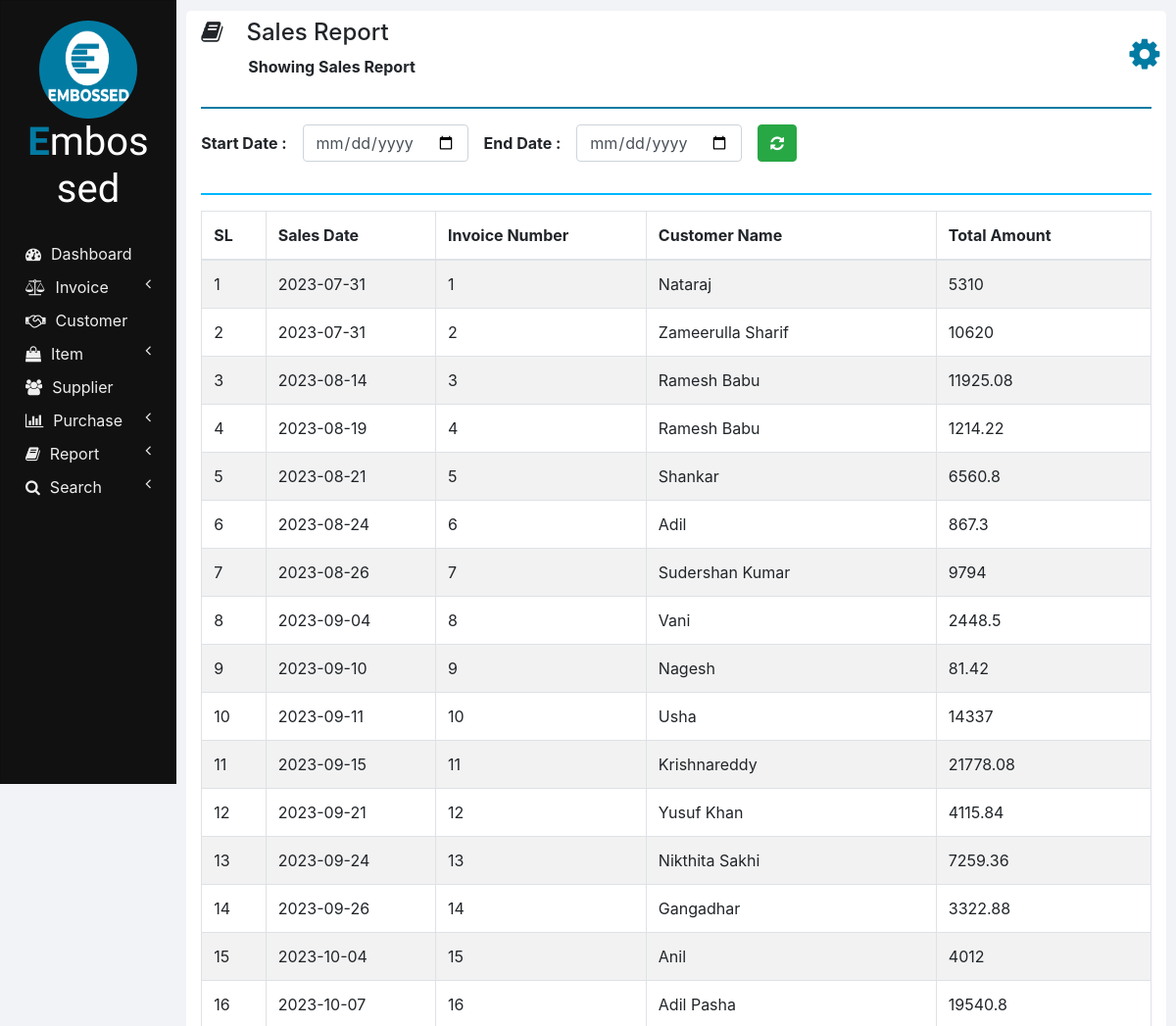
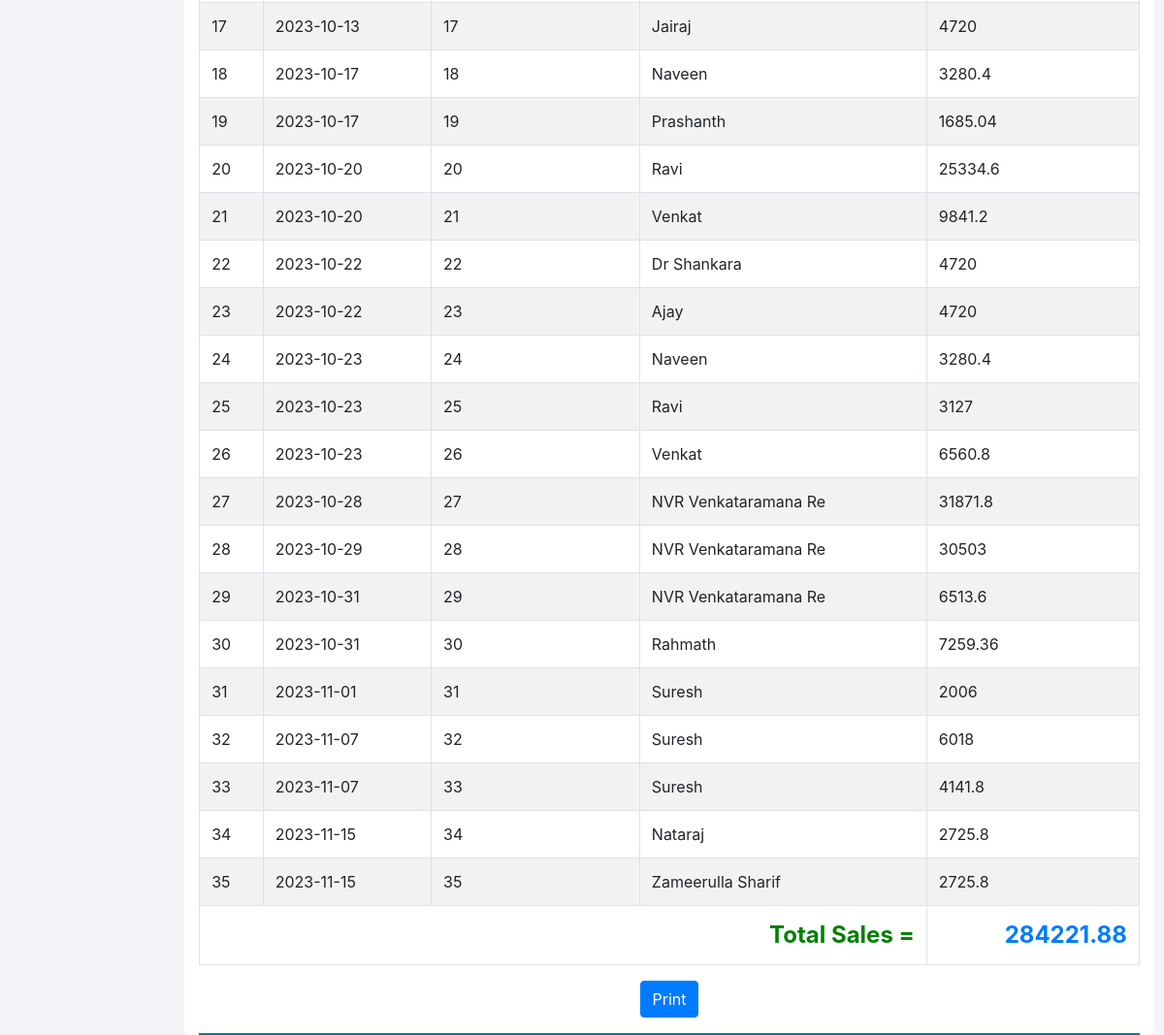
/sales_report.php, run on the app's committed database (2 pictures, top to bottom).
### tables this page shows
CREATE TABLE IF NOT EXISTS `invoices` (
  `INVOICE_ID` int NOT NULL AUTO_INCREMENT,
  `NET_TOTAL` double DEFAULT NULL,
  `INVOICE_DATE` date NOT NULL,
  `CUSTOMER_ID` int NOT NULL,
  `TOTAL_AMOUNT` double NOT NULL,
  `TOTAL_DISCOUNT` double NOT NULL,
  `TOTAL_TAX` int NOT NULL DEFAULT '18',
  `STAX` varchar(11) DEFAULT NULL,
  `CTAX` varchar(11) DEFAULT NULL,
  `REFFERED` varchar(22) NOT NULL,
  PRIMARY KEY (`INVOICE_ID`)
);

CREATE TABLE IF NOT EXISTS `customers` (
  `ID` int NOT NULL AUTO_INCREMENT,
  `NAME` varchar(20) NOT NULL,
  `CONTACT_NUMBER` varchar(10) NOT NULL,
  `ADDRESS` varchar(100) NOT NULL,
  `STATE` varchar(100) NOT NULL,
  `COUNTRY` varchar(100) NOT NULL,
  `VEHICLE_NUMBER` varchar(20) DEFAULT NULL,
  `GST_NUMBER` varchar(100) DEFAULT NULL,
  PRIMARY KEY (`ID`)
);

### php/report.php (the view, shortened to what this page needs)
  <?php
function showSales($start_date, $end_date) {
  ?>
  <thead>
    <tr>
      <th>SL</th>
      <th>Sales Date</th>
      <th>Invoice Number</th>
      <th>Customer Name</th>
      <th>Total Amount</th>
    </tr>
  </thead>
  <tbody>
  <?php
  require "db_connection.php";
  if($con) {
    $seq_no = 0;
    $total = 0;
    if($start_date == "" || $end_date == "")
      $query = "SELECT * FROM invoices INNER JOIN customers ON invoices.CUSTOMER_ID = customers.ID";
    else
      $query = "SELECT * FROM invoices INNER JOIN customers ON invoices.CUSTOMER_ID = customers.ID WHERE INVOICE_DATE BETWEEN '$start_date' AND '$end_date'";
    $result = mysqli_query($con, $query);
    while($row = mysqli_fetch_array($result)) {
      $seq_no++;
      showSalesRow($seq_no, $row);
      $total = $total + $row['NET_TOTAL'];
    }
    ?>
    </tbody>
    <tfoot class="font-weight-bold">
      <tr style="text-align: right; font-size: 24px;">
        <td colspan="4" style="color: green;">&nbsp;Total Sales =</td>
        <td class="text-primary"><?php echo $total; ?></td>
      </tr>
    </tfoot>
    <?php
  }
}
function showSalesRow($seq_no, $row) {
  ?>
  <tr>
    <td><?php echo $seq_no; ?></td>
    <td><?php echo $row['INVOICE_DATE']; ?></td>
    <td><?php echo $row['INVOICE_ID']; ?></td>
    <td><?php echo $row['NAME']; ?></td>
    <td><?php echo $row['NET_TOTAL'] ?></td>
  </tr>
  <?php
}
?>

### css/sidenav.css (style rules this page uses)
body { background-color: #f1f3f6; }
.sidenav { width: 15%; height: 100vh; background-color: #222222; position: fixed; z-index: 1; flex: 1 0 auto; }
.card { width: 100%; height: 100%; top: 0; border-radius: 0; background-color: #111111; }
.logo .logo-caption { font-family: 'Poiret One', cursive; color: #ffffff; text-align: center; margin-bottom: 25px; }
.logo .profile { margin-left: 50%; border-radius: 50%; transform: translate(-50%); }
.logo .tweak { color: #027ba3; font-weight: bold; }
.main-menu-item { padding: 5px 5px; cursor: pointer; }
.main-menu-item > a { color: #eeeeee; text-decoration: none; font-size: 16px; }
.main-menu-item > a > span { margin-left: 10px; }

### css/home.css (style rules this page uses)
html, body { height: 100vh; }

### data on the page
invoices: seq_no "1", INVOICE_DATE "2023-07-31", INVOICE_ID "1", CUSTOMER_ID.NAME "Nataraj", NET_TOTAL "5310"
invoices: seq_no "2", INVOICE_DATE "2023-07-31", INVOICE_ID "2", CUSTOMER_ID.NAME "Zameerulla Sharif", NET_TOTAL "10620"
invoices: seq_no "3", INVOICE_DATE "2023-08-14", INVOICE_ID "3", CUSTOMER_ID.NAME "Ramesh Babu", NET_TOTAL "11925.08"
invoices: seq_no "4", INVOICE_DATE "2023-08-19", INVOICE_ID "4", CUSTOMER_ID.NAME "Ramesh Babu", NET_TOTAL "1214.22"
invoices: seq_no "5", INVOICE_DATE "2023-08-21", INVOICE_ID "5", CUSTOMER_ID.NAME "Shankar", NET_TOTAL "6560.8"
invoices: seq_no "6", INVOICE_DATE "2023-08-24", INVOICE_ID "6", CUSTOMER_ID.NAME "Adil", NET_TOTAL "867.3"
invoices: seq_no "7", INVOICE_DATE "2023-08-26", INVOICE_ID "7", CUSTOMER_ID.NAME "Sudershan Kumar", NET_TOTAL "9794"
invoices: seq_no "8", INVOICE_DATE "2023-09-04", INVOICE_ID "8", CUSTOMER_ID.NAME "Vani", NET_TOTAL "2448.5"
invoices: seq_no "9", INVOICE_DATE "2023-09-10", INVOICE_ID "9", CUSTOMER_ID.NAME "Nagesh", NET_TOTAL "81.42"
invoices: seq_no "10", INVOICE_DATE "2023-09-11", INVOICE_ID "10", CUSTOMER_ID.NAME "Usha", NET_TOTAL "14337"
invoices: seq_no "11", INVOICE_DATE "2023-09-15", INVOICE_ID "11", CUSTOMER_ID.NAME "Krishnareddy", NET_TOTAL "21778.08"
invoices: seq_no "12", INVOICE_DATE "2023-09-21", INVOICE_ID "12", CUSTOMER_ID.NAME "Yusuf Khan", NET_TOTAL "4115.84"
invoices: seq_no "13", INVOICE_DATE "2023-09-24", INVOICE_ID "13", CUSTOMER_ID.NAME "Nikthita Sakhi", NET_TOTAL "7259.36"
invoices: seq_no "14", INVOICE_DATE "2023-09-26", INVOICE_ID "14", CUSTOMER_ID.NAME "Gangadhar", NET_TOTAL "3322.88"
invoices: seq_no "15", INVOICE_DATE "2023-10-04", INVOICE_ID "15", CUSTOMER_ID.NAME "Anil", NET_TOTAL "4012"
invoices: seq_no "16", INVOICE_DATE "2023-10-07", INVOICE_ID "16", CUSTOMER_ID.NAME "Adil Pasha", NET_TOTAL "19540.8"
invoices: seq_no "17", INVOICE_DATE "2023-10-13", INVOICE_ID "17", CUSTOMER_ID.NAME "Jairaj", NET_TOTAL "4720"
invoices: seq_no "18", INVOICE_DATE "2023-10-17", INVOICE_ID "18", CUSTOMER_ID.NAME "Naveen", NET_TOTAL "3280.4"
invoices: seq_no "19", INVOICE_DATE "2023-10-17", INVOICE_ID "19", CUSTOMER_ID.NAME "Prashanth", NET_TOTAL "1685.04"
invoices: seq_no "20", INVOICE_DATE "2023-10-20", INVOICE_ID "20", CUSTOMER_ID.NAME "Ravi", NET_TOTAL "25334.6"
invoices: seq_no "21", INVOICE_DATE "2023-10-20", INVOICE_ID "21", CUSTOMER_ID.NAME "Venkat", NET_TOTAL "9841.2"
invoices: seq_no "22", INVOICE_DATE "2023-10-22", INVOICE_ID "22", CUSTOMER_ID.NAME "Dr Shankara", NET_TOTAL "4720"
invoices: seq_no "23", INVOICE_DATE "2023-10-22", INVOICE_ID "23", CUSTOMER_ID.NAME "Ajay", NET_TOTAL "4720"
invoices: seq_no "24", INVOICE_DATE "2023-10-23", INVOICE_ID "24", CUSTOMER_ID.NAME "Naveen", NET_TOTAL "3280.4"
invoices: seq_no "25", INVOICE_DATE "2023-10-23", INVOICE_ID "25", CUSTOMER_ID.NAME "Ravi", NET_TOTAL "3127"
invoices: seq_no "26", INVOICE_DATE "2023-10-23", INVOICE_ID "26", CUSTOMER_ID.NAME "Venkat", NET_TOTAL "6560.8"
invoices: seq_no "27", INVOICE_DATE "2023-10-28", INVOICE_ID "27", CUSTOMER_ID.NAME "NVR Venkataramana Re", NET_TOTAL "31871.8"
invoices: seq_no "28", INVOICE_DATE "2023-10-29", INVOICE_ID "28", CUSTOMER_ID.NAME "NVR Venkataramana Re", NET_TOTAL "30503"
invoices: seq_no "29", INVOICE_DATE "2023-10-31", INVOICE_ID "29", CUSTOMER_ID.NAME "NVR Venkataramana Re", NET_TOTAL "6513.6"
invoices: seq_no "30", INVOICE_DATE "2023-10-31", INVOICE_ID "30", CUSTOMER_ID.NAME "Rahmath", NET_TOTAL "7259.36"
invoices: seq_no "31", INVOICE_DATE "2023-11-01", INVOICE_ID "31", CUSTOMER_ID.NAME "Suresh", NET_TOTAL "2006"
invoices: seq_no "32", INVOICE_DATE "2023-11-07", INVOICE_ID "32", CUSTOMER_ID.NAME "Suresh", NET_TOTAL "6018"
invoices: seq_no "33", INVOICE_DATE "2023-11-07", INVOICE_ID "33", CUSTOMER_ID.NAME "Suresh", NET_TOTAL "4141.8"
invoices: seq_no "34", INVOICE_DATE "2023-11-15", INVOICE_ID "34", CUSTOMER_ID.NAME "Nataraj", NET_TOTAL "2725.8"
invoices: seq_no "35", INVOICE_DATE "2023-11-15", INVOICE_ID "35", CUSTOMER_ID.NAME "Zameerulla Sharif", NET_TOTAL "2725.8"

### other printed values
$heading "Sales Report"
$sub_heading "Showing Sales Report"
$total "284221.88"
